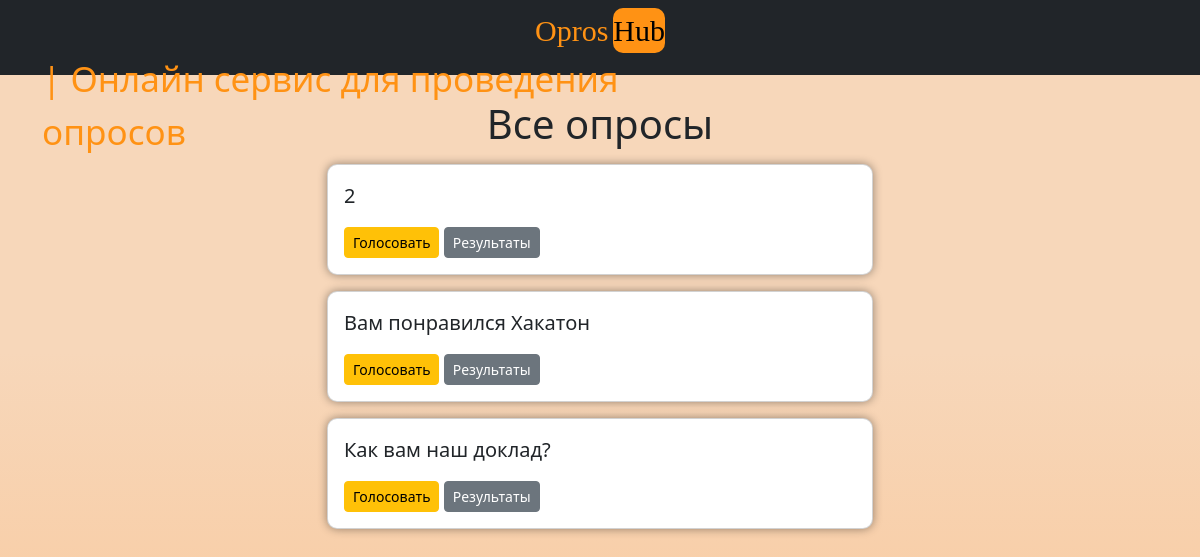
Screenshot of /polls/ with the database file from the repository.
### polls/models.py (models this page shows, shortened)
class Question(models.Model):
    question_text = models.CharField(max_length=200)
    pub_date = models.DateTimeField('date published')

### polls/views.py (the view)
# urls.py: path('', views.index, name='index'),
def index(request):
    latest_question_list = Question.objects.order_by('-pub_date')[:5]
    context = {'latest_question_list': latest_question_list}
    return render(request, 'polls/index.html', context)

### templates/polls/index.html (shortened to what this page needs)
{% extends 'base.html' %} {% block content %}
<h1 class="text-center mb-3">Все опросы</h1>
{% if latest_question_list %} {% for question in latest_question_list %}
<div class="card mb-3">
  <div class="card-body">
    <p class="lead">{{ question.question_text }}</p>
    <a
      href="{% url 'polls:detail' question.id %}"
      class="btn btn-warning btn-sm"
      >Голосовать</a
    >
    <a
      href="{% url 'polls:results' question.id %}"
      class="btn btn-secondary btn-sm"
      >Результаты</a
    >
  </div>
</div>
{% endfor %} {% else %}
<p>No polls available</p>
{% endif %} {% endblock %}

### templates/polls/index.html (style rules this page uses)
.card { box-shadow: 0 0 10px rgba(0, 0, 0, 0.4); border-radius: 10px; }
.text-center { margin-top: 100px; }

### rows the page displays
Question: question_text "2"
Question: question_text "Вам понравился Хакатон"
Question: question_text "Как вам наш доклад?"
